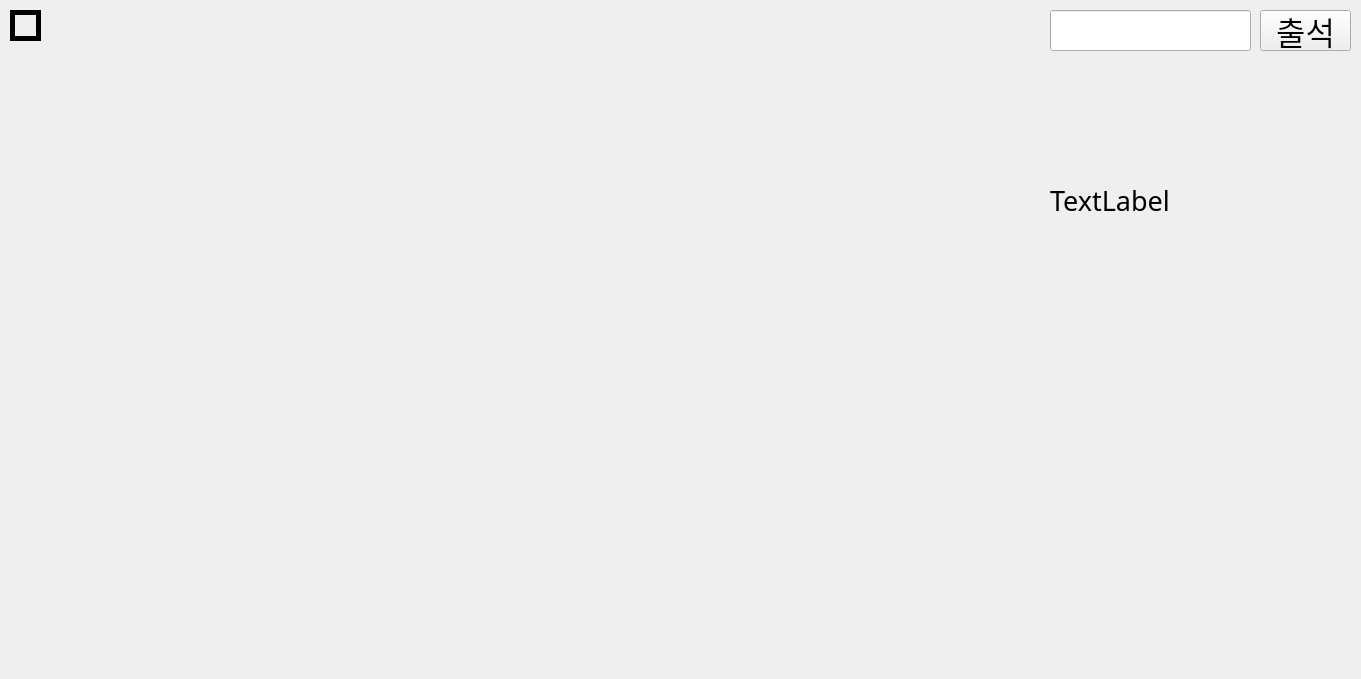
<?xml version="1.0" encoding="UTF-8"?>
<ui version="4.0">
 <class>Form</class>
 <widget class="QWidget" name="Form">
  <property name="geometry">
   <rect>
    <x>0</x>
    <y>0</y>
    <width>1361</width>
    <height>679</height>
   </rect>
  </property>
  <property name="windowTitle">
   <string>Form</string>
  </property>
  <widget class="QPushButton" name="save_brt">
   <property name="geometry">
    <rect>
     <x>1260</x>
     <y>10</y>
     <width>91</width>
     <height>41</height>
    </rect>
   </property>
   <property name="font">
    <font>
     <family>휴먼매직체</family>
     <pointsize>24</pointsize>
     <weight>50</weight>
     <bold>false</bold>
    </font>
   </property>
   <property name="text">
    <string>출석</string>
   </property>
  </widget>
  <widget class="QLineEdit" name="input_user">
   <property name="geometry">
    <rect>
     <x>1050</x>
     <y>10</y>
     <width>201</width>
     <height>41</height>
    </rect>
   </property>
   <property name="font">
    <font>
     <family>휴먼매직체</family>
     <pointsize>20</pointsize>
    </font>
   </property>
  </widget>
  <widget class="QLabel" name="label_txt">
   <property name="geometry">
    <rect>
     <x>1050</x>
     <y>120</y>
     <width>301</width>
     <height>161</height>
    </rect>
   </property>
   <property name="font">
    <font>
     <family>휴먼매직체</family>
     <pointsize>20</pointsize>
    </font>
   </property>
   <property name="text">
    <string>TextLabel</string>
   </property>
  </widget>
  <widget class="QFrame" name="frame">
   <property name="geometry">
    <rect>
     <x>10</x>
     <y>10</y>
     <width>31</width>
     <height>31</height>
    </rect>
   </property>
   <property name="frameShape">
    <enum>QFrame::Box</enum>
   </property>
   <property name="frameShadow">
    <enum>QFrame::Plain</enum>
   </property>
   <property name="lineWidth">
    <number>5</number>
   </property>
  </widget>
 </widget>
 <resources/>
 <connections/>
</ui>
